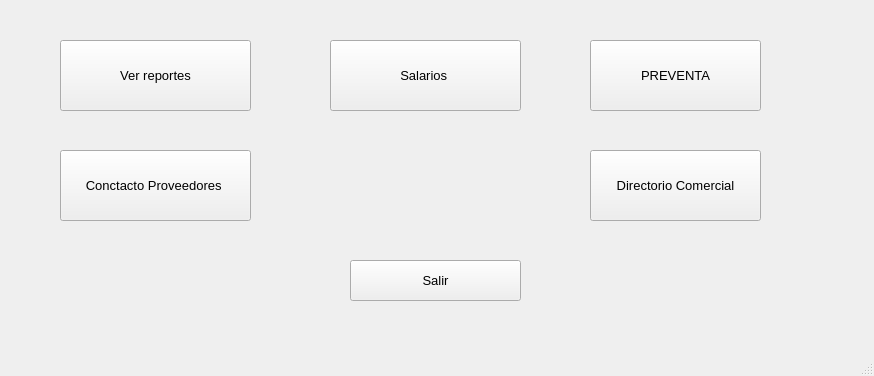
<?xml version="1.0" encoding="UTF-8"?>
<ui version="4.0">
 <class>MainWindow</class>
 <widget class="QMainWindow" name="MainWindow">
  <property name="geometry">
   <rect>
    <x>0</x>
    <y>0</y>
    <width>874</width>
    <height>376</height>
   </rect>
  </property>
  <property name="windowTitle">
   <string>MainWindow</string>
  </property>
  <widget class="QWidget" name="centralwidget">
   <widget class="QPushButton" name="boton">
    <property name="geometry">
     <rect>
      <x>60</x>
      <y>40</y>
      <width>191</width>
      <height>71</height>
     </rect>
    </property>
    <property name="font">
     <font>
      <pointsize>10</pointsize>
     </font>
    </property>
    <property name="text">
     <string>Ver reportes</string>
    </property>
   </widget>
   <widget class="QPushButton" name="boton_3">
    <property name="geometry">
     <rect>
      <x>590</x>
      <y>40</y>
      <width>171</width>
      <height>71</height>
     </rect>
    </property>
    <property name="font">
     <font>
      <pointsize>10</pointsize>
     </font>
    </property>
    <property name="text">
     <string>PREVENTA</string>
    </property>
   </widget>
   <widget class="QPushButton" name="boton_4">
    <property name="geometry">
     <rect>
      <x>350</x>
      <y>260</y>
      <width>171</width>
      <height>41</height>
     </rect>
    </property>
    <property name="font">
     <font>
      <pointsize>10</pointsize>
     </font>
    </property>
    <property name="text">
     <string>Salir</string>
    </property>
   </widget>
   <widget class="QPushButton" name="boton_5">
    <property name="geometry">
     <rect>
      <x>60</x>
      <y>150</y>
      <width>191</width>
      <height>71</height>
     </rect>
    </property>
    <property name="font">
     <font>
      <pointsize>10</pointsize>
     </font>
    </property>
    <property name="text">
     <string>Conctacto Proveedores </string>
    </property>
   </widget>
   <widget class="QPushButton" name="boton_6">
    <property name="geometry">
     <rect>
      <x>590</x>
      <y>150</y>
      <width>171</width>
      <height>71</height>
     </rect>
    </property>
    <property name="font">
     <font>
      <pointsize>10</pointsize>
     </font>
    </property>
    <property name="text">
     <string>Directorio Comercial</string>
    </property>
   </widget>
   <widget class="QPushButton" name="boton_7">
    <property name="geometry">
     <rect>
      <x>330</x>
      <y>40</y>
      <width>191</width>
      <height>71</height>
     </rect>
    </property>
    <property name="font">
     <font>
      <pointsize>10</pointsize>
     </font>
    </property>
    <property name="text">
     <string>Salarios </string>
    </property>
   </widget>
  </widget>
  <widget class="QMenuBar" name="menubar">
   <property name="geometry">
    <rect>
     <x>0</x>
     <y>0</y>
     <width>874</width>
     <height>26</height>
    </rect>
   </property>
  </widget>
  <widget class="QStatusBar" name="statusbar"/>
 </widget>
 <resources/>
 <connections/>
</ui>
